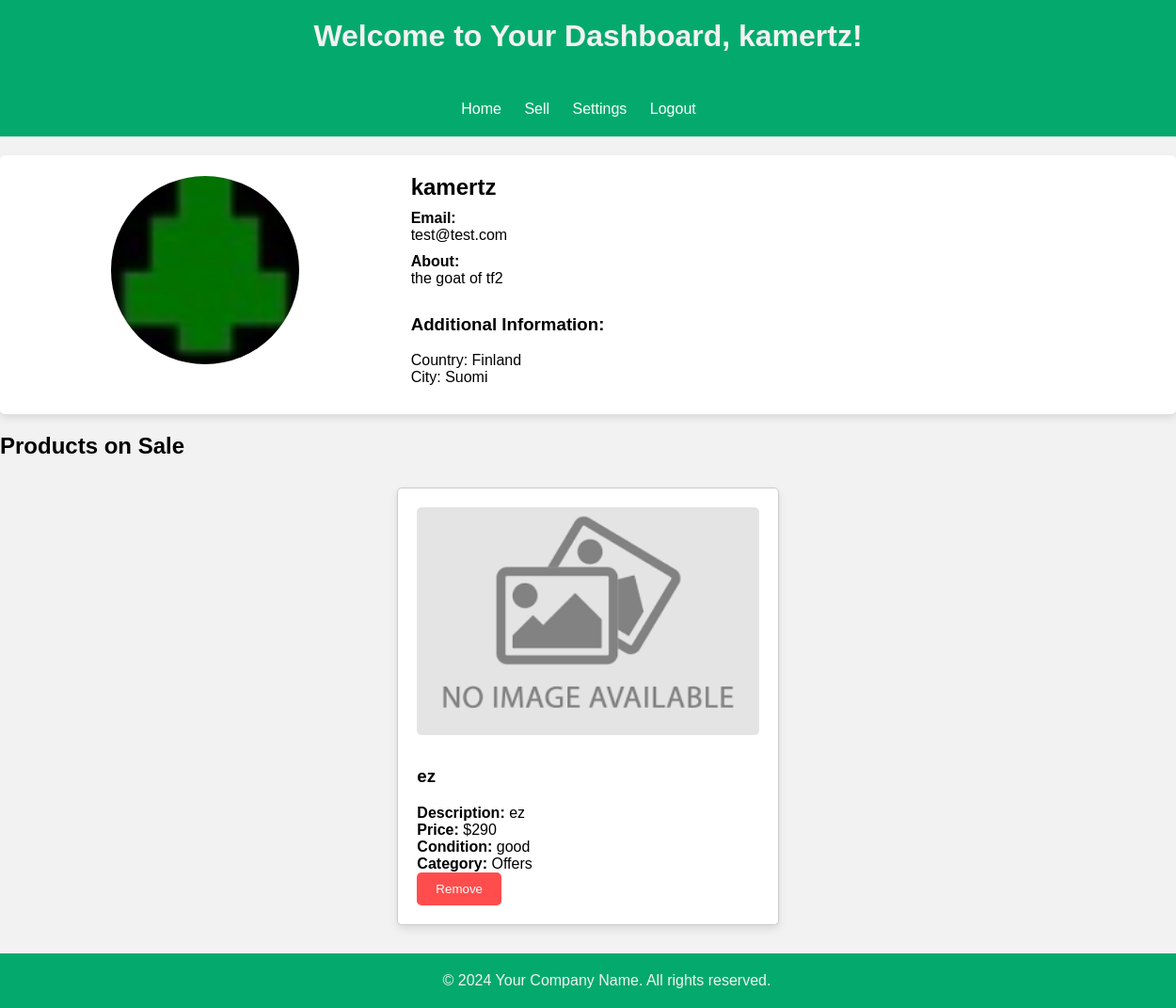
Page /pages/profile/profile.php (signed in) on the earlier database version.
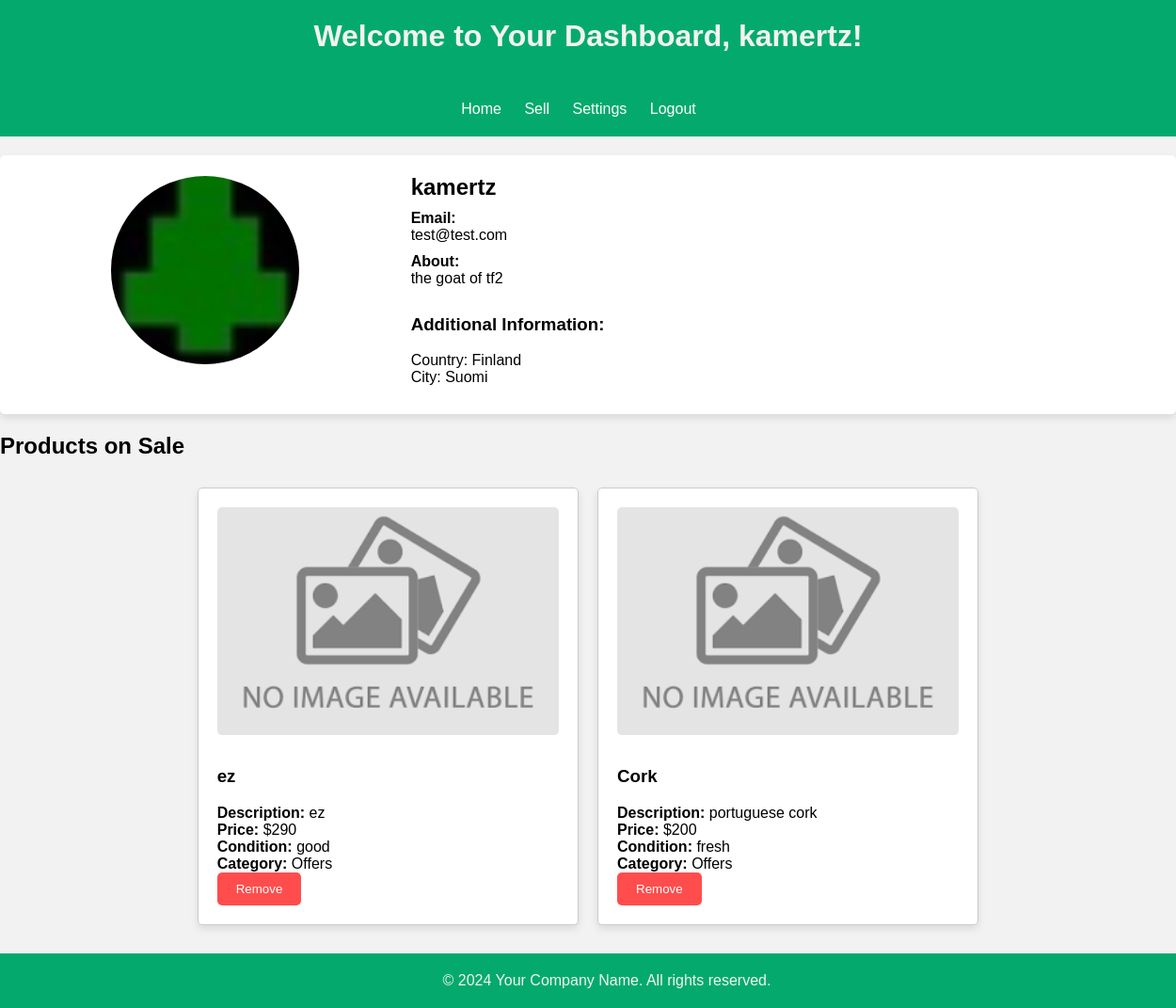
Same page on the later database version.
### tables this page shows
CREATE TABLE users (
    id INTEGER PRIMARY KEY AUTOINCREMENT,
    username VARCHAR(100) NOT NULL,
    email VARCHAR(255) NOT NULL,
    password VARCHAR NOT NULL,
    permissions VARCHAR(50) NOT NULL DEFAULT 'user',
    created_at TIMESTAMP DEFAULT CURRENT_TIMESTAMP,
    small_description VARCHAR(255),
    country Varchar(50),
    city VARCHAR(50) ,
    phone_number VARCHAR(13) UNIQUE,
    image VARCHAR DEFAULT '../../../assets/Default_pfp.svg.png'
);

CREATE TABLE products(
    id INTEGER PRIMARY KEY AUTOINCREMENT,
    title VARCHAR(255) NOT NULL,
    description TEXT NOT NULL,
    price DECIMAL(10, 2) NOT NULL,
    condition VARCHAR(50),
    category VARCHAR(100),
    seller_id INT NOT NULL,
    quantity INTEGER DEFAULT 1,
    created_at TIMESTAMP DEFAULT CURRENT_TIMESTAMP,
    updated_at TIMESTAMP DEFAULT CURRENT_TIMESTAMP
);

CREATE TABLE images(
    id INTEGER PRIMARY KEY AUTOINCREMENT,
    title VARCHAR(50) REFERENCES products(title),
    img_url VARCHAR DEFAULT '../../assets/images.png',--remover isto da db
    carousel_img VARCHAR DEFAULT '../../assets/images.png',
    product_id INTEGER,
    FOREIGN KEY (product_id) REFERENCES products(id)
);

### pages/profile/profile.php (called while the page is built, shortened)
<?php
require_once '../../database/read_tables.php';
require_once '../../common/dashboard_header.php';
require_once '../../common/dashboard_footer.php';
require_once '../../templates/profile_page.php';
require_once '../../utils/getters.php';
$db = getDatabaseConnection();
$username = $_SESSION['username'];
$row = getUserByUsername($db, $username);
$is_admin = $row['permissions'] === 'admin';
$is_seller = $row['permissions'] === 'seller';
$products = getProductsBySellerId($db, $row['id']);
draw_header($username,$is_admin, $is_seller,"profile");
draw_profile_main($row, $username, $products,$db);
draw_footer()
?>

### utils/getters.php (called while the page is built, shortened)
<?php
    function getUserByUsername($db, $username) {
        $query = "SELECT * FROM users WHERE username = :username";
        $stmt = $db->prepare($query);
        $stmt->bindParam(":username", $username);
        $stmt->execute();
        $row = $stmt->fetch(PDO::FETCH_ASSOC);
        return $row;
    }
    function getProductsBySellerId($db, $sellerId) {
        $product_query = "SELECT * FROM products WHERE seller_id = :seller_id";
        $product_stmt = $db->prepare($product_query);
        $product_stmt->bindParam(":seller_id", $sellerId);
        $product_stmt->execute();
        $products = $product_stmt->fetchAll(PDO::FETCH_ASSOC);
        return $products;
    }
    function fetchData($db, $query, $params = []) {
        $stmt = $db->prepare($query);
        $stmt->execute($params);
        return $stmt->fetch(PDO::FETCH_ASSOC);
    }
?>

### templates/profile_page.php (the view, shortened to what this page needs)
<?php
function draw_profile_main($row, $username, $products, $db)
{
    ?>
    <main>
        <section class="profile">
            <section class="profile-image-container">
                <img src="<?php echo htmlspecialchars($row['image']); ?>" alt="Profile Picture">
            </section>
            <section class="profile-details">
                <h2><?php echo htmlspecialchars($row['username']); ?></h2>
                <section class="profile-info">
                    <label>Email:</label>
                    <p><?php echo htmlspecialchars($row['email']); ?></p>
                </section>
                <?php if (!empty(trim($row['small_description']))): ?>
                    <section class="profile-info">
                        <label>About:</label>
                        <p><?php echo htmlspecialchars($row['small_description']); ?></p>
                    </section>
                <?php endif; ?>
                <?php if (!empty(trim($row['country'])) || !empty(trim($row['city'])) || !empty(trim($row['phone_number']))): ?>
                    <section class="profile-info">
                        <h3>Additional Information:</h3>
                        <?php if (!empty(trim($row['country']))): ?>
                            <p>Country: <?php echo htmlspecialchars($row['country']); ?></p>
                        <?php endif; ?>
                        <?php if (!empty(trim($row['city']))): ?>
                            <p>City: <?php echo htmlspecialchars($row['city']); ?></p>
                        <?php endif; ?>
                    </section>
                <?php endif; ?>
            </section>
        </section>
        <section>
            <h2>Products on Sale</h2>
            <section class="products-container">
                <?php foreach ($products as $product):
                    $product_id = $product['id'];
                    $productImage = fetchData($db, 'SELECT carousel_img FROM images WHERE product_id = :product_id LIMIT 1', [':product_id' => $product_id]);
                    ?>
                    <section class="product-card">
                        <img src="<?php echo htmlspecialchars($productImage['carousel_img']); ?>" alt="Product Image">
                        <h3><?php echo htmlspecialchars($product['title']); ?></h3>
                        <p><strong>Description:</strong> <?php echo htmlspecialchars($product['description']); ?></p>
                        <p><strong>Price:</strong> $<?php echo htmlspecialchars($product['price']); ?></p>
                        <p><strong>Condition:</strong> <?php echo htmlspecialchars($product['condition']); ?></p>
                        <p><strong>Category:</strong> <?php echo htmlspecialchars($product['category']); ?></p>
                        <form method="post" action="../../actions/remove_product.php">
                            <button type="submit" id="remove-button">Remove</button>
                        </form>
                    </section>
                <?php endforeach; ?>
            </section>
        </section>
    </main>
    <?php
}
?>

### common/dashboard_header.php (shortened to what this page needs)
<?php
function draw_header($username, $is_admin, $is_seller, $currentPage) {
    draw_html_structure();
    draw_header_content($username);
    draw_navigation_menu($is_admin, $is_seller, $currentPage);
}
function draw_html_structure() {
    ?>
    <!DOCTYPE html>
    <html lang="en">
    <head>
        <link rel="stylesheet" href="../../../css/dashboard.css">
        <link rel="stylesheet" href="../../../css/container.css">
    </head>
    <body>
    <?php
}
function draw_header_content($username) {
    ?>
    <header>
        <h1>Welcome to Your Dashboard, <?php echo $username; ?>!</h1>
    </header>
    <?php
}
function draw_navigation_menu($is_admin, $is_seller, $currentPage) {
    ?>
    <nav>
        <ul>
            <li><a href="../main_page/index.php">Home</a></li>
            <li><a href="../sell_items/sell_page.php">Sell</a></li>
            <li><a href="<?php echo ($currentPage == 'profile') ? 'settings.php' : 'profile.php'; ?>"><?php echo ($currentPage == 'profile') ? 'Settings' : 'Profile'; ?></a></li>
            <li><a href="../../actions/logout.php">Logout</a></li>
        </ul>
    </nav>
    <?php
}
?>

### common/dashboard_footer.php
<?php
    function draw_footer(){
?>
    <footer>
            <p>© <?php echo date("Y"); ?> Your Company Name. All rights reserved.</p>
    </footer>
<?php
}
?>

### css/dashboard.css (style rules this page uses)
body, h1, h2, p, ul, li { margin: 0; padding: 0; }
body { background-color: #f2f2f2; font-family: Arial, sans-serif; }
header, nav, footer { background-color: #04aa6d; color: #f2f2f2; padding: 20px; text-align: center; }
header h1 { margin-bottom: 10px; }
nav ul { list-style-type: none; }
nav ul li { display: inline; margin-right: 20px; }
nav ul li a { color: #fff; text-decoration: none; }
.profile { display: flex; flex-wrap: wrap; justify-content: center; padding: 20px; background-color: #fff; margin: 20px auto; box-shadow: 0 4px 8px rgba(0, 0, 0, 0.1); border-radius: 5px; }
.profile-image-container { flex: 1; text-align: center; margin-right: 20px; }
.profile-image-container img { width: 200px; height: 200px; object-fit: cover; border-radius: 50%; border: 2px solid #fff; }
.profile-details { flex: 2; display: flex; flex-direction: column; justify-content: center; }
.profile-details h2 { margin-bottom: 10px; }
.profile-info { margin-bottom: 10px; }
.profile-info label { font-weight: bold; margin-right: 10px; }
.products-container { display: flex; flex-wrap: wrap; justify-content: center; padding: 20px; }
.product-card { border: 1px solid #ccc; border-radius: 5px; padding: 20px; margin: 10px; width: calc(33.33% - 40px); background-color: #fff; box-shadow: 0 4px 8px rgba(0, 0, 0, 0.1); }
.product-card img { width: 100%; border-radius: 5px; margin-bottom: 10px; }
#remove-button { background-color: #ff4d4d; color: white; border: none; padding: 10px 20px; border-radius: 5px; cursor: pointer; transition: background-color 0.3s; }
footer { padding: 20px; text-align: center; width: 100%; position: relative; bottom: 0; }

Differences in the rows shown:
added products: images.carousel_img (picture), title "Cork", description "portuguese cork", price "200", condition "fresh", category "Offers"
